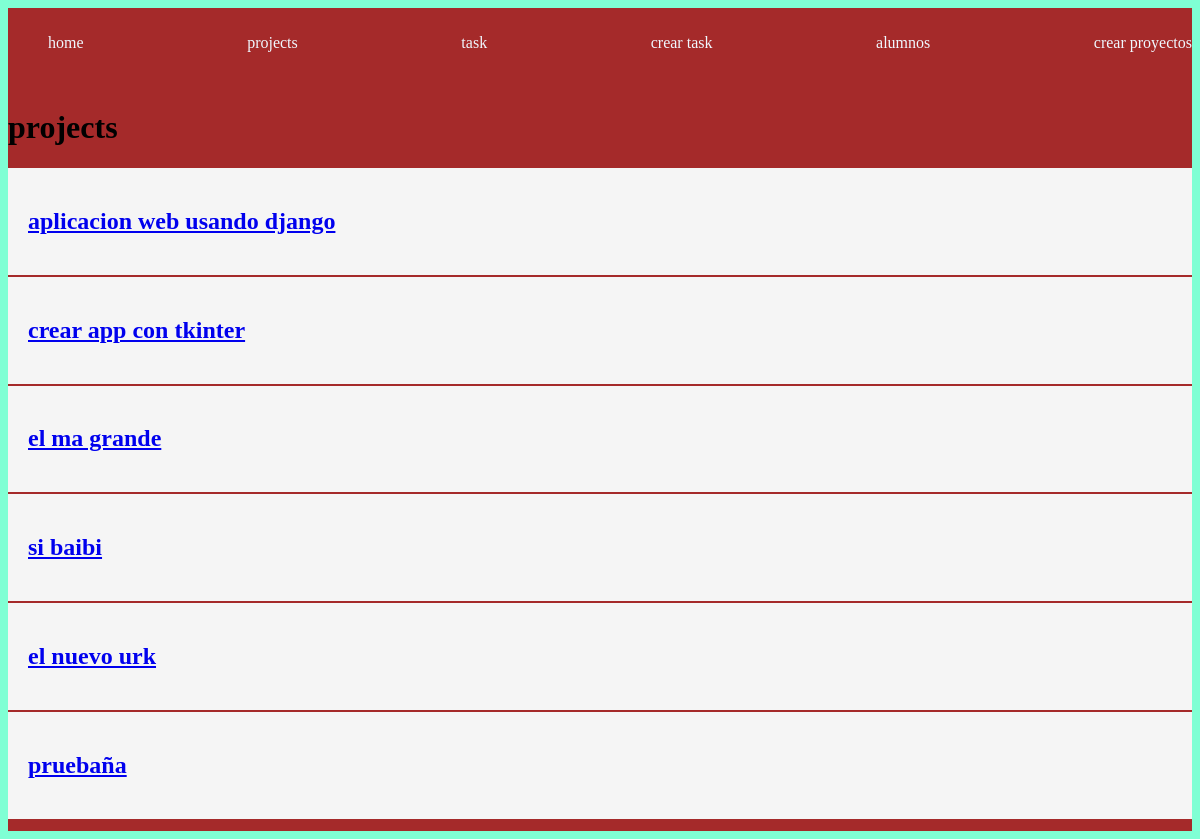
/projects/, run on the app's committed database.
### myapp/models.py (models this page shows, shortened)
class project(models.Model):
    name = models.CharField(max_length=200)

### myapp/views.py (the view)
# urls.py: path("projects/",views.projects,name="projects"),
def projects(request):
    projects = project.objects.all()
    return render(request,"projects/projects.html",{
        "projects":projects
    })

### myapp/templates/projects/projects.html
{% extends 'layouts/base.html' %}
{% block content%}
<h1>projects</h1>
{% for project in projects %}
<article class="card">
    <a href="{% url "detail" project.id %}">
        <h1>{{project.name}}</h1>
    </a>
</article>
{%endfor%}
{% endblock  %}

### myapp/static/style/main.css (style rules this page uses)
body { background-color: aquamarine; font-family: 'Times New Roman'; }
.card { color: black; background-color: whitesmoke; padding: 20px; margin-bottom: 2px; }

### data on the page
project: name "aplicacion web usando django"
project: name "crear app con tkinter"
project: name "el ma grande"
project: name "si baibi"
project: name "el nuevo urk"
project: name "pruebaña"
